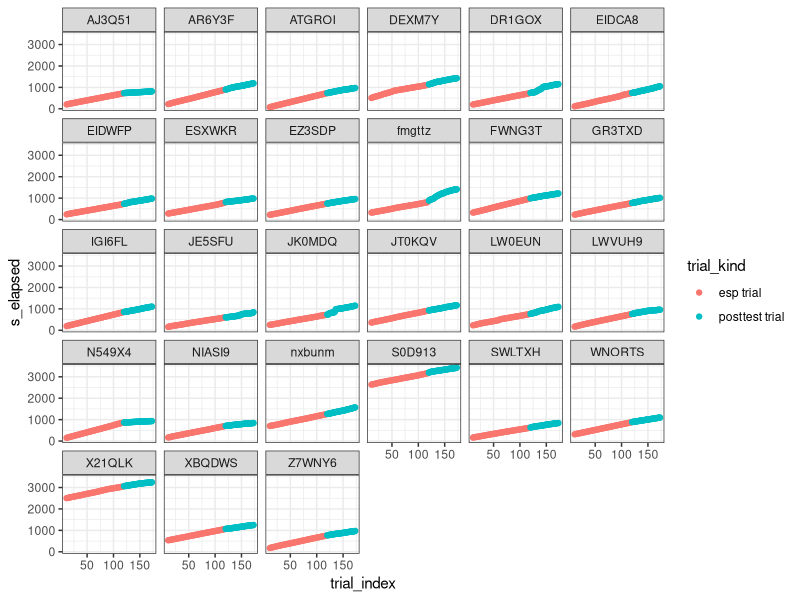
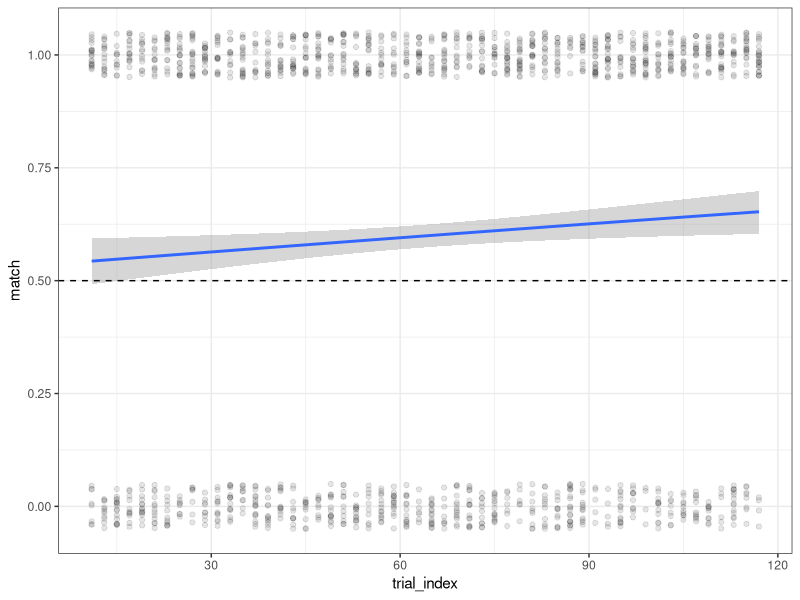
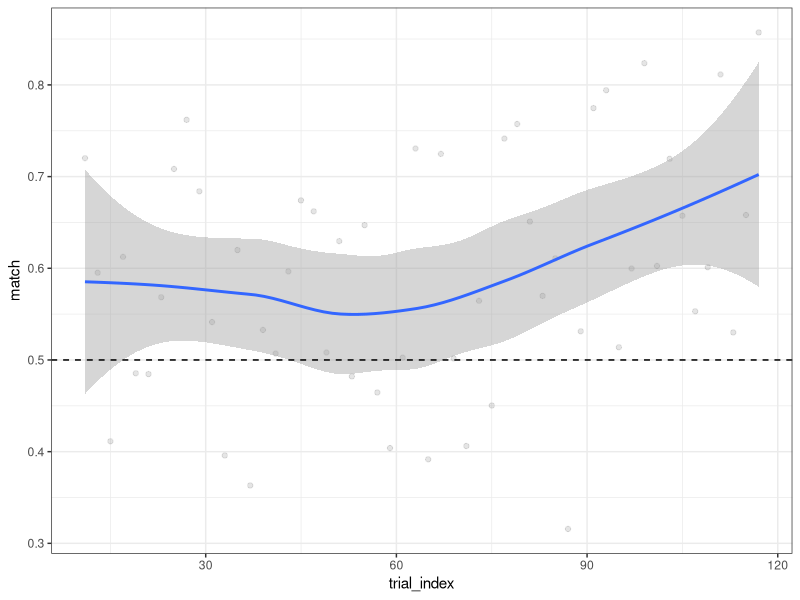
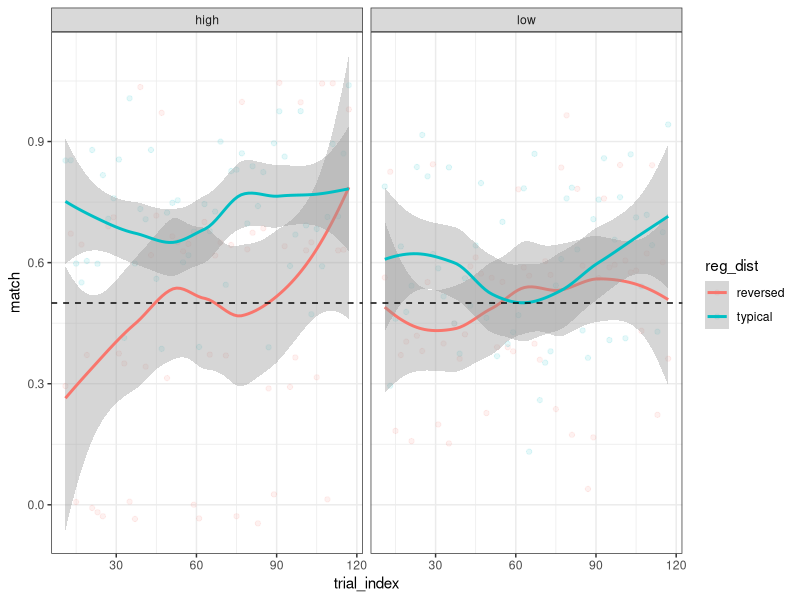
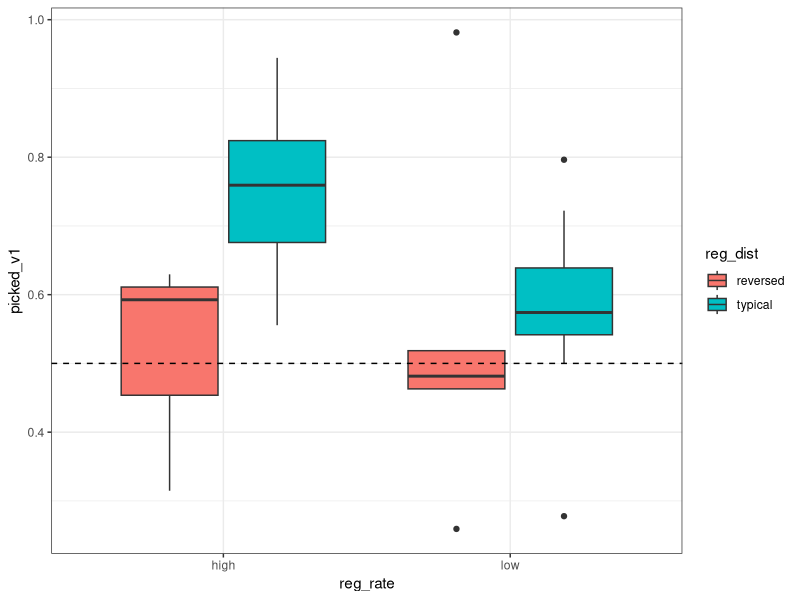
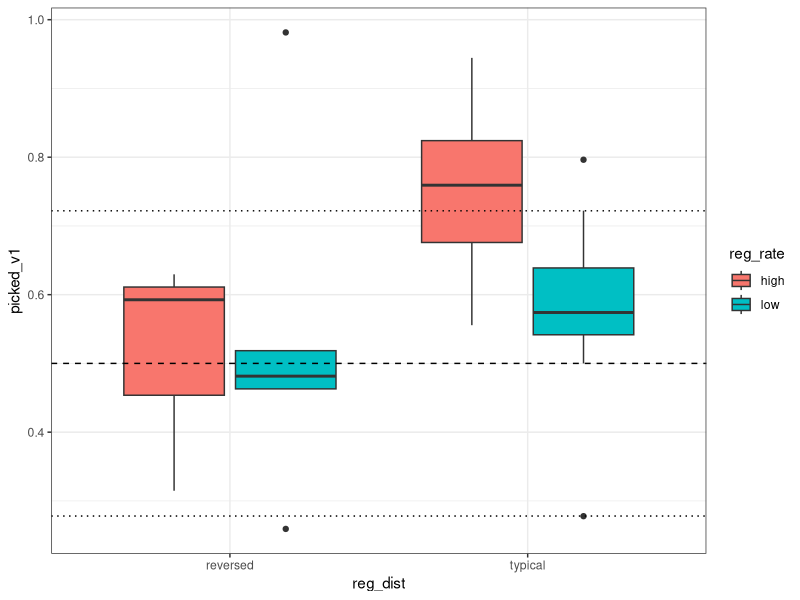
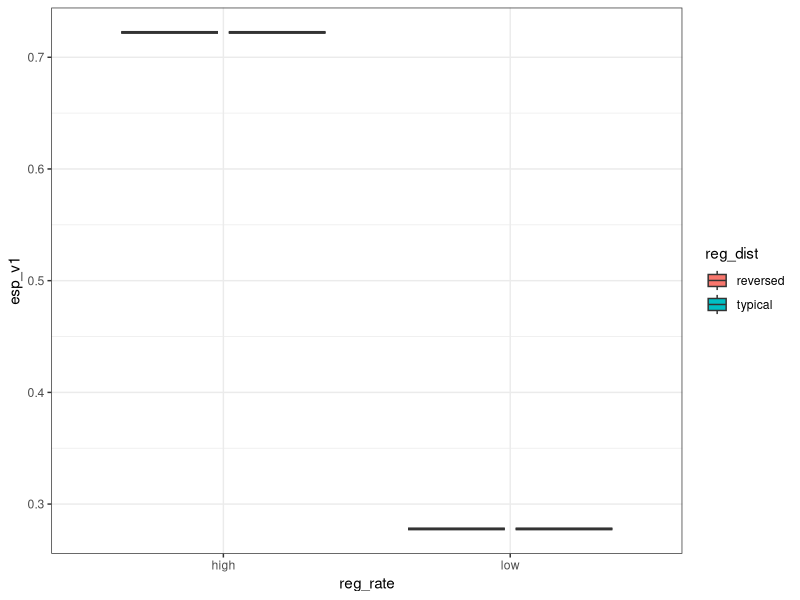
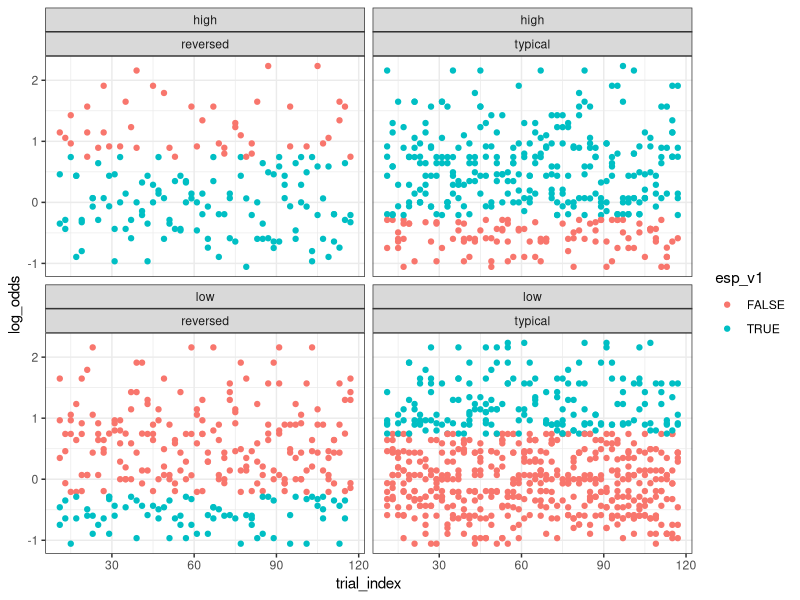

Reproduce these figures in R, in order.
setwd('~/Github/Racz2024/')
library(tidyverse)

d = read_tsv('exp_data/esp/esp_master.tsv')

# baj lesz

d %>% 
  filter(picked_left) %>% 
  count(part_id,trial_kind) %>% 
  filter(n > 40)

d %>% 
  mutate(
    s_elapsed = time_elapsed / 1000
  ) %>% 
  ggplot(aes(trial_index,s_elapsed, colour = trial_kind)) +
  geom_point() +
  theme_bw() +
  facet_wrap(~ part_id)

d %>% 
  filter(trial_kind %in% c('esp trial', 'posttest trial')) %>% 
  mutate(
    missing = is.na(response_string)
  ) %>% 
  filter(missing) %>% 
  count(part_id,trial_kind)

# list counts

# when a list hits 7 take it out since we want 3*7 participants for each list
d %>% 
  pull(part_id) %>% 
  unique() %>% 
  length()

d %>% 
  filter(trial_kind == 'esp trial') %>% 
  distinct(part_id,list_number,reg_rate,reg_dist) %>% 
  count(list_number,reg_rate,reg_dist)

# esp

d %>% 
  filter(trial_kind == 'esp trial') %>%
  mutate(match = as.double(esp_match)) %>% 
  ggplot(aes(trial_index, match)) +
  geom_jitter(width = .01, height = .05, alpha = .1) +
  geom_smooth(method = glm, method.args= list(family="binomial")) +
  theme_bw() +
  geom_hline(yintercept = 0.5, lty = 2)

d %>% 
  filter(trial_kind == 'esp trial') %>%
  group_by(trial_index) %>% 
  summarise(match = mean(esp_match)) %>% 
  ggplot(aes(trial_index, match)) +
  geom_jitter(width = .01, height = .05, alpha = .1) +
  geom_smooth() +
  theme_bw() +
  geom_hline(yintercept = 0.5, lty = 2)

d %>% 
  filter(trial_kind == 'esp trial') %>%
  group_by(trial_index,reg_rate,reg_dist) %>% 
  summarise(match = mean(esp_match)) %>% 
  ggplot(aes(trial_index, match, colour = reg_dist)) +
  geom_jitter(width = .01, height = .05, alpha = .1) +
  geom_smooth() +
  theme_bw() +
  facet_wrap( ~ reg_rate) +
  geom_hline(yintercept = 0.5, lty = 2)

# posttest

d %>% 
  filter(trial_kind == 'posttest trial') %>%
  group_by(part_id,reg_rate,reg_dist) %>% 
  summarise(picked_v1 = mean(picked_v1)) %>% 
  ggplot(aes(reg_rate,picked_v1,fill = reg_dist)) +
  geom_boxplot() +
  theme_bw() +
  geom_hline(yintercept = 0.5, lty = 2)

d %>% 
  filter(trial_kind == 'posttest trial') %>%
  group_by(part_id,reg_rate,reg_dist) %>% 
  summarise(picked_v1 = mean(picked_v1)) %>% 
  ggplot(aes(reg_dist,picked_v1,fill = reg_rate)) +
  geom_boxplot() +
  theme_bw() +
  geom_hline(yintercept = 0.5, lty = 2) +
  geom_hline(yintercept = c(.278,.722), lty = 3)

d %>% 
  filter(trial_kind == 'esp trial') %>%
  group_by(part_id,reg_rate,reg_dist) %>% 
  summarise(esp_v1 = mean(esp_v1)) %>% 
  ggplot(aes(reg_rate,esp_v1,fill = reg_dist)) +
  geom_boxplot() +
  theme_bw()

# something something specific picks in esp?
d %>% 
  filter(trial_kind == 'esp trial') %>%
  ggplot(aes(trial_index,log_odds,colour = esp_v1)) +
  geom_point() +
  theme_bw() +
  facet_wrap(~ reg_rate + reg_dist)

d %>% 
  filter(trial_kind == 'esp trial') %>%
  mutate(word = fct_reorder(base,log_odds)) %>% 
  ggplot(aes(word,log_odds,colour = esp_v1)) +
  geom_point() +
  theme_bw() +
  facet_wrap(~ reg_rate + reg_dist)

d %>% 
  filter(trial_kind == 'esp trial') %>%
  mutate(word = fct_reorder(base, log_odds)) %>% 
  group_by(word,reg_rate,reg_dist) %>% 
  summarise(
    mean_part = mean(picked_v1),
    mean_robot = mean(esp_v1)
  ) %>% 
  ggplot(aes(mean_part,mean_robot)) +
  geom_jitter(width = .01, height = .05) +
  geom_smooth() +
  theme_bw() +
  facet_wrap(~ reg_rate + reg_dist)

